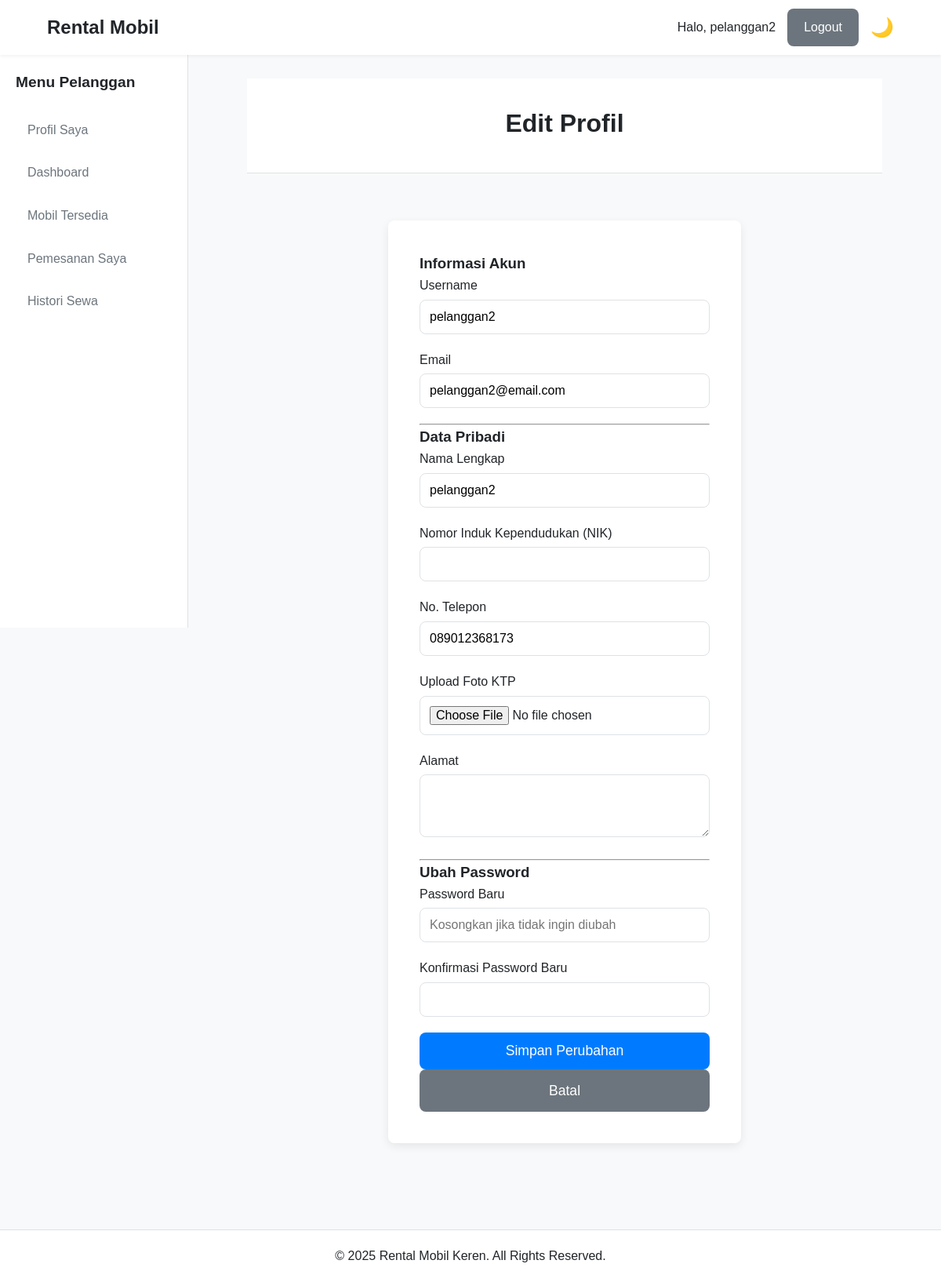
Before: /pelanggan/edit_profile.php (signed in) with the older database file.
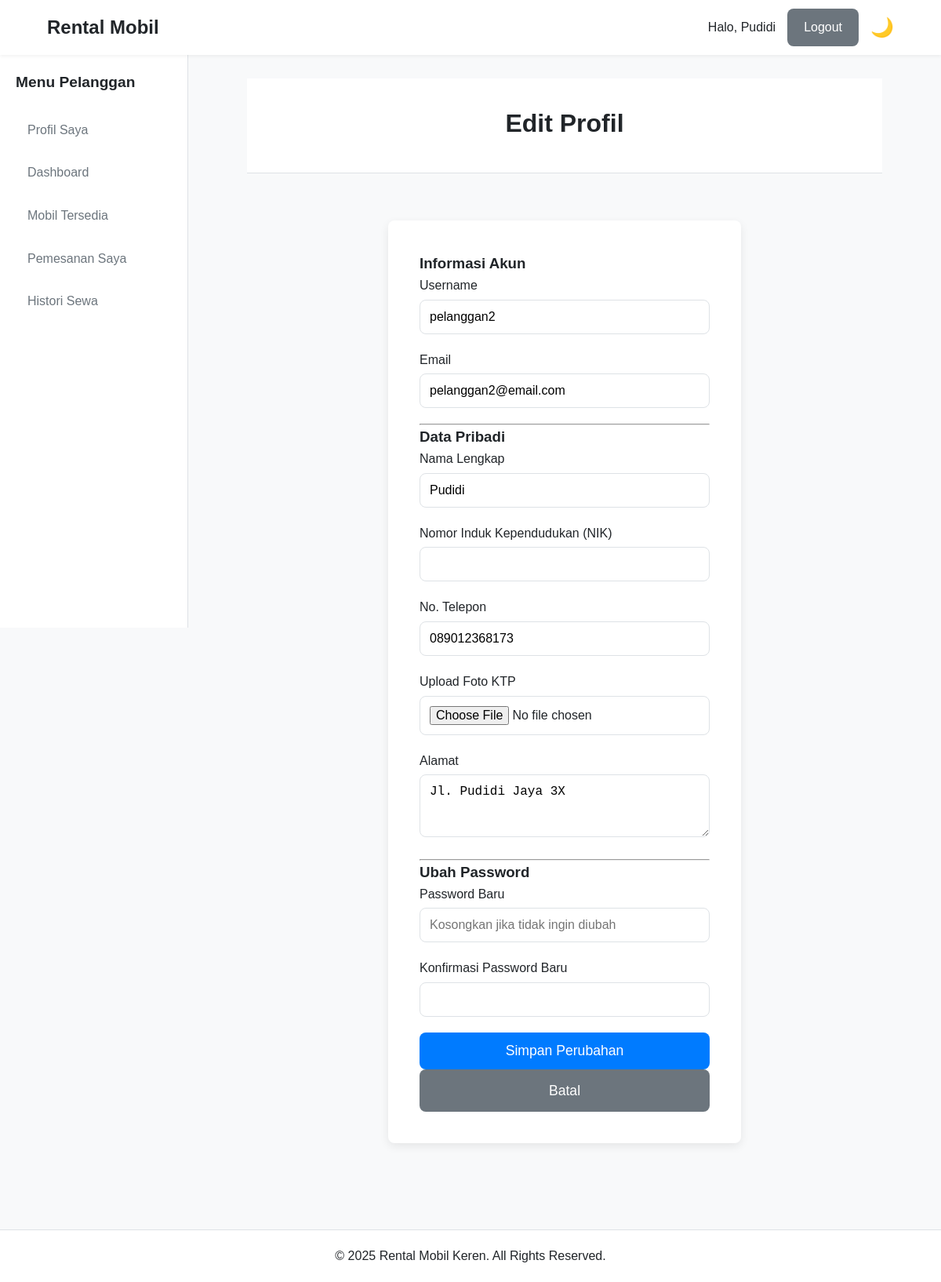
After: the same page with the newer database file.
### tables this page shows
CREATE TABLE `pengguna` (
  `id_pengguna` int(11) NOT NULL,
  `username` varchar(50) NOT NULL,
  `password` varchar(255) NOT NULL,
  `nama_lengkap` varchar(100) NOT NULL,
  `nik` varchar(16) DEFAULT NULL,
  `foto_ktp` varchar(255) DEFAULT NULL,
  `email` varchar(100) NOT NULL,
  `no_telp` varchar(15) NOT NULL,
  `alamat` text DEFAULT NULL,
  `role` enum('Admin','Karyawan','Pelanggan') NOT NULL DEFAULT 'Pelanggan',
  `created_at` timestamp NOT NULL DEFAULT current_timestamp()
);

### pelanggan/edit_profile.php (the view, shortened to what the changed rows need)
<?php
require_once '../includes/config.php';
$id_pengguna = $_SESSION['id_pengguna'];
require_once '../includes/header.php';
try {
    $stmt = $pdo->prepare("SELECT * FROM pengguna WHERE id_pengguna = ?");
    $stmt->execute([$id_pengguna]);
    $user = $stmt->fetch();
} catch (PDOException $e) { die("Gagal mengambil data profil."); }
?>
<div class="page-header"><h1>Edit Profil</h1></div>
<div class="form-container">
    <div class="form-box">
        <form action="<?= BASE_URL ?>actions/pengguna/update_profile.php" method="POST" enctype="multipart/form-data">
            <div class="form-grid">
                <div class="form-group">
                    <label for="username">Username</label>
                    <input type="text" id="username" name="username" value="<?= htmlspecialchars($user['username']) ?>" required>
                </div>
                <div class="form-group">
                    <label for="email">Email</label>
                    <input type="email" id="email" name="email" value="<?= htmlspecialchars($user['email']) ?>" required>
                </div>
            </div>
            <div class="form-grid">
                <div class="form-group">
                    <label for="nama_lengkap">Nama Lengkap</label>
                    <input type="text" id="nama_lengkap" name="nama_lengkap" value="<?= htmlspecialchars($user['nama_lengkap']) ?>" required>
                </div>
                <div class="form-group">
                    <label for="no_telp">No. Telepon</label>
                    <input type="tel" id="no_telp" name="no_telp" value="<?= htmlspecialchars($user['no_telp'] ?? '') ?>">
                </div>
                <div class="form-group full-width">
                    <label for="alamat">Alamat</label>
                    <textarea id="alamat" name="alamat" rows="3"><?= htmlspecialchars($user['alamat'] ?? '') ?></textarea>
                </div>
            </div>
        </form>
    </div>
</div>
<?php require_once '../includes/footer.php'; ?>

### includes/header.php (shortened to what the changed rows need)
<!DOCTYPE html>
<html lang="id">
<head>
    <link rel="stylesheet" href="<?= BASE_URL ?>assets/css/style.css">
    <link rel="stylesheet" href="<?= BASE_URL ?>assets/css/dark-mode.css">
    <link href="https://cdn.jsdelivr.net/npm/select2@4.1.0-rc.0/dist/css/select2.min.css" rel="stylesheet" />
    <?php
    if (isset($_SESSION['role'])) {
        echo "<link rel=\"stylesheet\" href=\"" . BASE_URL . "assets/css/dashboard.css\">";
        $role_folder = strtolower($_SESSION['role']);
        $role_css_path = $role_folder . '/css/' . $role_folder . '.css';
        if (file_exists(dirname(__DIR__) . '/' . $role_css_path)) {
            echo "<link rel=\"stylesheet\" href=\"" . BASE_URL . $role_css_path . "\">";
        }
    }
    ?>
</head>
<body>
    <header class="main-header">
        <div class="container header-container">
            <div class="logo-container">
                <h2>Rental Mobil</h2>
            </div>
            <div class="user-actions">
                <?php if (isset($_SESSION['id_pengguna'])):
                    $sapaan = $_SESSION['username'];
                    if (!empty($_SESSION['nama_lengkap'])) {
                        $nama_parts = explode(' ', trim($_SESSION['nama_lengkap']));
                        $jumlah_kata = count($nama_parts);
                        if ($jumlah_kata >= 3) {
                            $sapaan = $nama_parts[1];
                        } elseif ($jumlah_kata == 2) {
                            $sapaan = $nama_parts[1];
                        } else {
                            $sapaan = $nama_parts[0];
                        }
                    }
                ?>
                    <span class="welcome-user">Halo, <?= htmlspecialchars($sapaan) ?></span>
                    <a href="<?= BASE_URL ?>logout.php" class="btn btn-secondary">Logout</a>
                <?php else: ?>
                    <a href="<?= BASE_URL ?>login.php" class="btn">Login</a>
                <?php endif; ?>
                <button id="dark-mode-toggle" class="icon-btn">🌙</button>
            </div>
        </div>
    </header>
    <div class="page-wrapper">
        <main class="main-content">
            <div class="container">

Changed rows visible on the page:
changed pengguna "pelanggan2": nama_lengkap "pelanggan2" → "Pudidi"; alamat (not shown) → "Jl. Pudidi Jaya 3X"
Other visible differences:
$sapaan: "pelanggan2" → "Pudidi"
